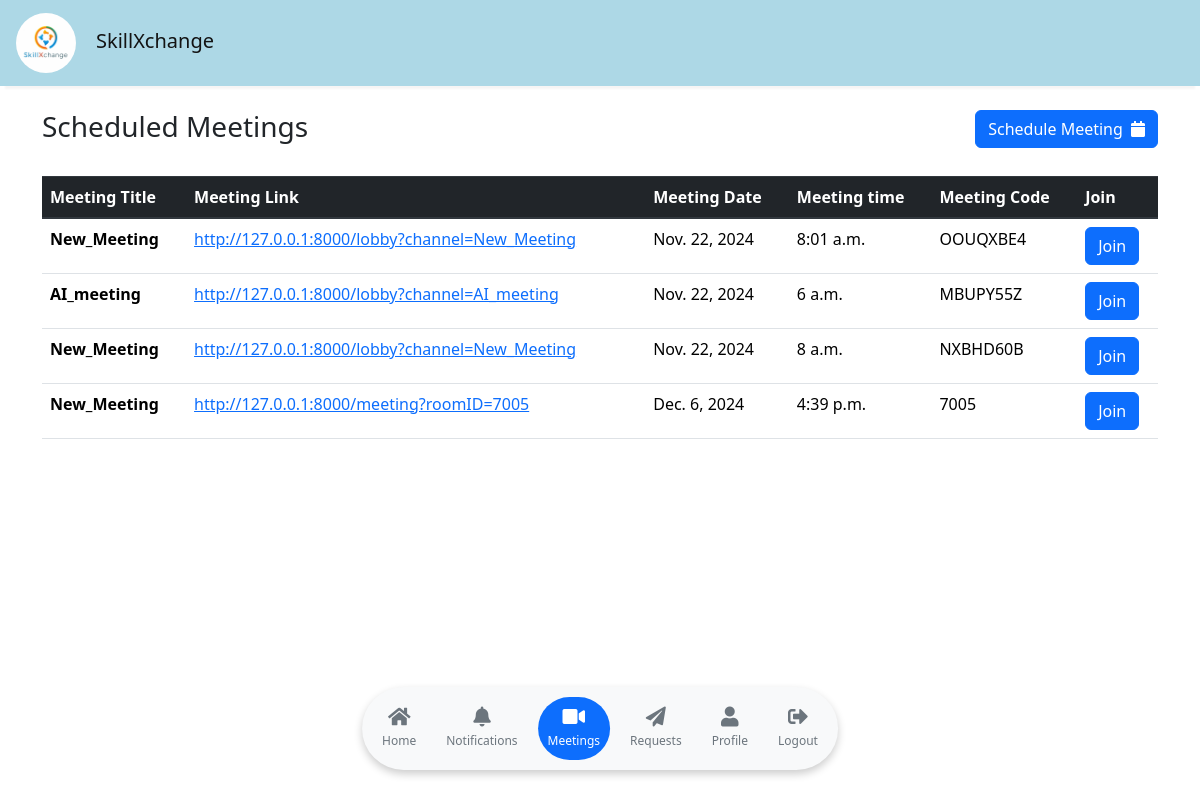
The page /scheduled_meetings/ (signed in) on the database its author committed.
### store/models/meetings.py (models this page shows, shortened)
class Meeting(models.Model):
    title = models.CharField(max_length=255)  # Meeting title
    scheduled_by = models.ForeignKey(
        'Customer', on_delete=models.CASCADE, related_name='scheduled_meetings'
    )  # Customer who scheduled the meeting
    participants = models.ManyToManyField(
        'Customer', related_name='invited_meetings'
    )  # Customers invited to the meeting
    participant_emails = models.JSONField(default=list)  # Array of participant emails
    meeting_link = models.URLField()  # Unique meeting link
    meeting_code = models.CharField(max_length=10, unique=True)  # Random meeting code
    date = models.DateField(default=current_canada_date)  # Default to current date in Canada timezone
    time = models.TimeField(default=current_canada_time)  # Default to current time in Canada timezone

### store/views/schedule_meeting.py (the view)
# urls.py: path('scheduled_meetings/', scheduled_meetings, name='scheduled_meetings'),
def scheduled_meetings(request):
    if request.session.get('customer'):
        main_customer_id = request.session.get('customer')
        senderObject = Customer.objects.filter(id=main_customer_id).first()
        meetings = Meeting.objects.filter(scheduled_by=main_customer_id)
        return render(request, 'scheduled_meetings.html', {'meetings': meetings})
    else:
        returnUrl = request.META['PATH_INFO']
        return redirect(f'/login?return_url={returnUrl}')

### store/models/customer.py (called while the page is built)
    def __str__(self):
        return f"{self.first_name} {self.last_name} - {self.email}"

### store/templates/scheduled_meetings.html (shortened to what this page needs)
{% extends 'base.html' %}
{% block content %}
<div class="container mt-4">
    <div>
        <h3 class="mb-4" style="display: inline-block;">Scheduled Meetings</h3>
        <a href="/schedule_meeting_page" class="btn btn-primary float-right inline-block" style="display: inline-block;">Schedule Meeting <i class="fas fa-calendar ml-1"></i></a>
    </div>
    <table class="table mt-2">
        {% if meetings %}
        <thead class="thead-dark">
          <tr>
            <th scope="col">Meeting Title</th>
            <th scope="col">Meeting Link</th>
            <th scope="col">Meeting Date</th>
            <th scope="col">Meeting time</th>
            <th scope="col">Meeting Code</th>
            <th scope="col">Join</th>
          </tr>
        </thead>
        <tbody>
            {% for meeting in meetings %}
                <tr>
                    <th>{{ meeting.title }}</th>
                    <td><a href="{{ meeting.meeting_link }}">{{ meeting.meeting_link }}</td>
                    <td>{{ meeting.date }}</td>
                    <td>{{ meeting.time  }}</td>
                    <td>{{ meeting.meeting_code }}</td>
                    <td><a href="http://127.0.0.1:8000/meeting?roomID={{ meeting.meeting_code }}" target="_blank" class="btn btn-primary">Join</a></td>
                </tr>
            {% endfor %}
        </tbody>
        {% else %}
            <h5 class="text-warning text-center">No Meeting Scheduled till now !!</h5>
        {% endif %}
      </table>
</div>
{% endblock %}

### rows shown on the page
Meeting: title "New_Meeting", meeting_link "http://127.0.0.1:8000/lobby?channel=New_Meeting", date "Nov. 22, 2024", time "8:01 a.m.", meeting_code "OOUQXBE4"
Meeting: title "AI_meeting", meeting_link "http://127.0.0.1:8000/lobby?channel=AI_meeting", date "Nov. 22, 2024", time "6 a.m.", meeting_code "MBUPY55Z"
Meeting: title "New_Meeting", meeting_link "http://127.0.0.1:8000/lobby?channel=New_Meeting", date "Nov. 22, 2024", time "8 a.m.", meeting_code "NXBHD60B"
Meeting: title "New_Meeting", meeting_link "http://127.0.0.1:8000/meeting?roomID=7005", date "Dec. 6, 2024", time "4:39 p.m.", meeting_code "7005"
